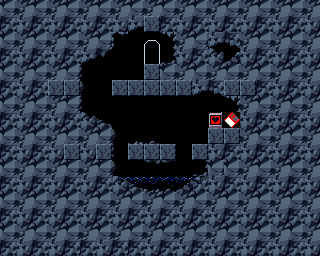

A level layout from a 2D game, rendered from its tile map. Below: a short description, then the map file with tile-grid data replaced by summaries:
An orthogonal 20x16 tile map with 16x16 px tiles, 2 tile layers (backgroung, Слой тайлов 1), 2 tilesets and 38 objects (player).

<map version="1.2" tiledversion="1.2.0" orientation="orthogonal" renderorder="right-down" width="20" height="16" tilewidth="16" tileheight="16" infinite="0" nextlayerid="8" nextobjectid="86">
 <tileset firstgid="1" name="PrtCave" tilewidth="16" tileheight="16" tilecount="80" columns="16">
  <image source="../tilesets/PrtCave.png" width="256" height="80" />
 </tileset>
 <tileset firstgid="81" name="NpcSym" tilewidth="16" tileheight="16" tilecount="300" columns="20">
  <image source="../tilesets/NpcSym.png" width="320" height="240" />
  <tile id="18">
   <animation>
    <frame tileid="18" duration="100" />
    <frame tileid="19" duration="100" />
   </animation>
  </tile>
  <tile id="26">
   <animation>
    <frame tileid="26" duration="100" />
    <frame tileid="27" duration="100" />
    <frame tileid="28" duration="100" />
    <frame tileid="29" duration="100" />
    <frame tileid="30" duration="100" />
    <frame tileid="31" duration="100" />
    <frame tileid="32" duration="100" />
    <frame tileid="33" duration="100" />
   </animation>
  </tile>
 </tileset>
 <layer id="2" name="backgroung" width="20" height="16">
  <data>[320 cells, 320 non-empty, 28 distinct tile ids]</data>
 </layer>
 <layer id="1" name="Слой тайлов 1" width="20" height="16">
  <data>[320 cells, 21 non-empty, 3 distinct tile ids]</data>
 </layer>
 <objectgroup id="6" name="doors">
  <object id="45" x="147.818" y="50.1818" width="8.36364" height="13.4545">
   <properties>
    <property name="destination" value="Map_2" />
   </properties>
  </object>
 </objectgroup>
 <objectgroup color="#452d75" id="7" name="enemies" />
 <objectgroup id="3" name="collisions">
  <object id="4" x="144.333" y="16.3333" width="15.3333" height="15.3333" />
  <object id="6" x="144.333" y="64.3333" width="14.6667" height="15" />
  <object id="7" x="112.333" y="80.3333" width="79" height="15.3333" />
  <object id="9" x="78.8181" y="126.667" width="32.3333" height="8.36364" />
  <object id="10" x="128.697" y="144.333" width="45.4697" height="15" />
  <object id="11" x="108.455" y="126.909" width="2.87878" height="64.8182" />
  <object id="13" x="193.038" y="144.208" width="14.8372" height="15" />
  <object id="14" x="208" y="128" width="32" height="15.6667" />
  <object id="15" x="174.697" y="26.5758" width="4.45455" height="40" />
  <object id="16" x="77.3333" y="30" width="4" height="106.667" />
  <object id="17" x="239.455" y="96.0909" width="2.69694" height="32.3333" />
  <object id="18" x="108.705" y="189.333" width="99.5455" height="3.69694" />
  <object id="19" x="205" y="159.333" width="2.96969" height="29.6667" />
  <object id="24" x="111.667" y="27.788" width="35.7576" height="3.36364" />
  <object id="26" x="191.667" y="93.0909" width="56.7878" height="2.24239" />
  <object id="29" x="107.273" y="163.273" width="0.181818" />
  <object id="40" x="80.9091" y="28.3636" width="32" height="20.5455" />
  <object id="41" x="81.2727" y="48.1818" width="16" height="11.8182" />
  <object id="42" x="159.818" y="28.3636" width="15.0909" height="4.90909" />
  <object id="43" x="227.045" y="95.6591" width="12.25" height="2.65909" />
  <object id="44" x="159.091" y="65.5455" width="16.6364" height="15.0909" />
  <object id="47" x="111.25" y="177.81" width="2.9375" height="11.3777" />
  <object id="48" x="114.375" y="178.668" width="2.5625" height="10.3315" />
  <object id="49" x="117.063" y="180.293" width="2.9375" height="8.76902" />
  <object id="50" x="120.563" y="185.234" width="9.95924" height="4.1413" />
  <object id="77" x="193.781" y="182.063" width="11.125" height="7.15625" />
  <object id="78" x="186.469" y="185.375" width="7.1875" height="4.03125" />
  <object id="79" x="200.094" y="177.156" width="4.875" height="4.8125" />
  <object id="80" x="81.3913" y="118.696" width="11.3478" height="7.95652" />
  <object id="81" x="92.8261" y="122.043" width="7.21739" height="4.52174" />
  <object id="82" x="81.3043" y="114.609" width="3.95652" height="4.04348" />
  <object id="83" x="100.13" y="124.174" width="3.78261" height="2.47826" />
 </objectgroup>
 <objectgroup id="5" name="slopes">
  <object id="35" x="178.25" y="189.375">
   <polyline points="0,0 26.875,-17.125" />
  </object>
  <object id="36" x="109.626" y="173.719">
   <polyline points="0,0 32.7031,15.8906" />
  </object>
  <object id="37" x="111.208" y="126.681">
   <polyline points="0,0 -29.8333,-15.5556" />
  </object>
  <object id="39" x="158.951" y="66.1818">
   <polyline points="0,0 16.4524,-6.20454" />
  </object>
 </objectgroup>
 <objectgroup id="4" name="spawn points">
  <object id="20" name="player" x="158" y="137.25" width="1.75" height="1.75">
   <ellipse />
  </object>
 </objectgroup>
</map>